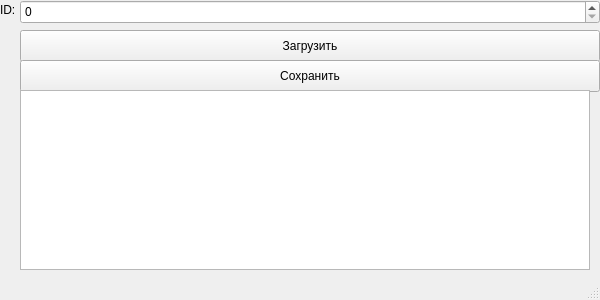
<?xml version="1.0" encoding="UTF-8"?>
<ui version="4.0">
 <class>MainWindow</class>
 <widget class="QMainWindow" name="MainWindow">
  <property name="geometry">
   <rect>
    <x>0</x>
    <y>0</y>
    <width>600</width>
    <height>300</height>
   </rect>
  </property>
  <property name="windowTitle">
   <string>MainWindow</string>
  </property>
  <widget class="QWidget" name="centralwidget">
   <widget class="QLabel" name="label">
    <property name="geometry">
     <rect>
      <x>0</x>
      <y>0</y>
      <width>20</width>
      <height>20</height>
     </rect>
    </property>
    <property name="text">
     <string>ID:</string>
    </property>
   </widget>
   <widget class="QSpinBox" name="spinBox">
    <property name="geometry">
     <rect>
      <x>20</x>
      <y>0</y>
      <width>580</width>
      <height>24</height>
     </rect>
    </property>
   </widget>
   <widget class="QPushButton" name="pushButton">
    <property name="geometry">
     <rect>
      <x>20</x>
      <y>30</y>
      <width>580</width>
      <height>32</height>
     </rect>
    </property>
    <property name="text">
     <string>Загрузить</string>
    </property>
   </widget>
   <widget class="QPushButton" name="pushButton_2">
    <property name="geometry">
     <rect>
      <x>20</x>
      <y>60</y>
      <width>580</width>
      <height>32</height>
     </rect>
    </property>
    <property name="text">
     <string>Сохранить</string>
    </property>
   </widget>
   <widget class="QTableWidget" name="tableWidget">
    <property name="geometry">
     <rect>
      <x>20</x>
      <y>90</y>
      <width>570</width>
      <height>180</height>
     </rect>
    </property>
   </widget>
  </widget>
  <widget class="QStatusBar" name="statusbar"/>
 </widget>
 <resources/>
 <connections/>
</ui>
